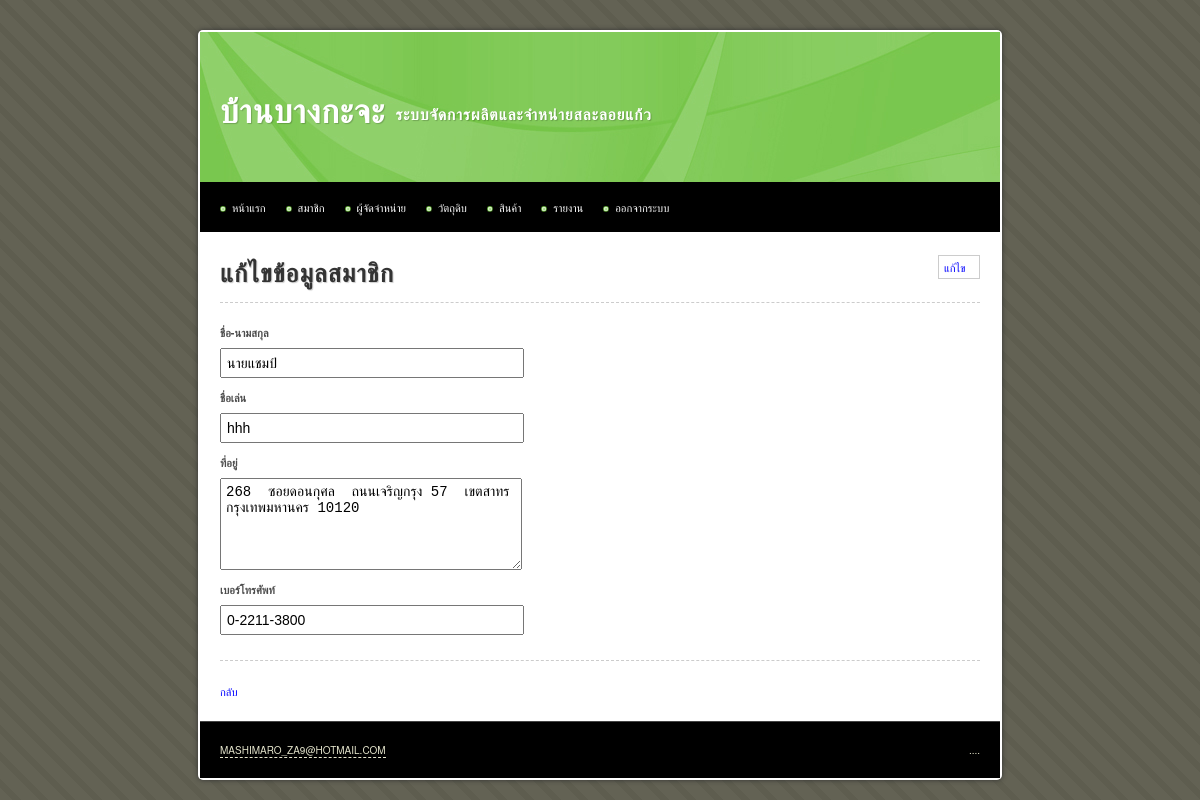
Page /main/member_read.php?id=1 on the earlier database version.
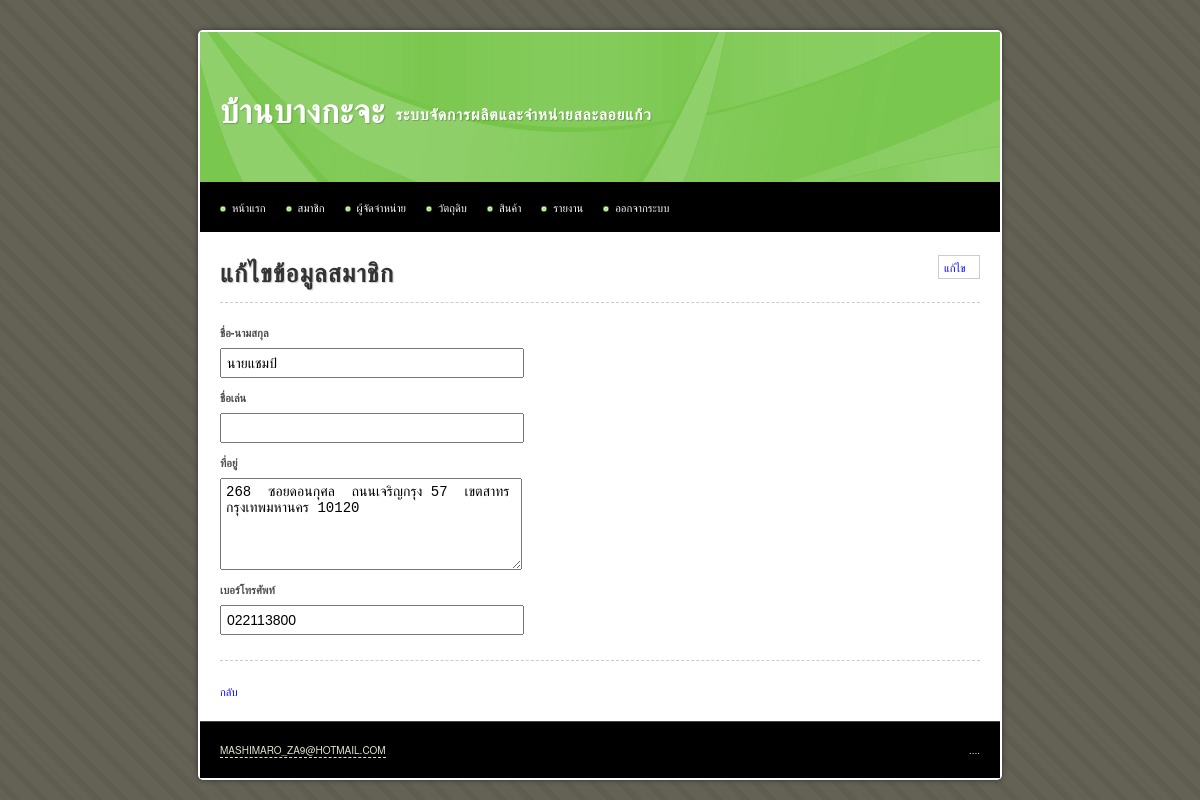
Same page on the later database version.
### tables this page shows
CREATE TABLE IF NOT EXISTS `member` (
  `id` int(10) unsigned NOT NULL AUTO_INCREMENT,
  `name` varchar(255) NOT NULL,
  `nickname` varchar(255) NOT NULL,
  `address` text,
  `tel` varchar(255) DEFAULT NULL,
  `image` varchar(255) DEFAULT NULL,
  `date_create` datetime DEFAULT NULL,
  `date_update` timestamp NOT NULL DEFAULT CURRENT_TIMESTAMP ON UPDATE CURRENT_TIMESTAMP,
  PRIMARY KEY (`id`)
);

### main/member_read.php (the view, shortened to what this page needs)
<?php
$sql	= 'SELECT * FROM member WHERE id = '.$_GET['id'];
$query	= mysql_query($sql) or die(mysql_error());
$data	= mysql_fetch_assoc($query);
?>
<!DOCTYPE html PUBLIC "-//W3C//DTD XHTML 1.0 Transitional//EN" "http://www.w3.org/TR/xhtml1/DTD/xhtml1-transitional.dtd">
<html xmlns="http://www.w3.org/1999/xhtml">
<head>
<?php include("inc.css.php"); ?>
</head>
<body>
<div id="container">
	<?php include("inc.header.php"); ?>
	<div id="content">
		<a class="button float_r" href="member_update.php?id=<?php echo $_GET['id'] ?>">แก้ไข</a>
		<h1>แก้ไขข้อมูลสมาชิก</h1>
		<hr>
		<form method="post" enctype="multipart/form-data">
			<label for="name">ชื่อ-นามสกุล</label>
			<input name="name" type="text" id="name" value="<?php echo $data['name'] ?>" readonly="readonly" />
			<label for="nickname">ชื่อเล่น</label>
			<input name="nickname" type="text" id="nickname" value="<?php echo $data['nickname'] ?>" readonly="readonly" />
			<label for="address">ที่อยู่</label>
			<textarea name="address" rows="5" readonly="readonly" id="address"><?php echo $data['address'] ?></textarea>
			<label for="tel">เบอร์โทรศัพท์</label>
			<input name="tel" type="text" id="tel" value="<?php echo $data['tel'] ?>" readonly="readonly" />
		</form>
		<hr style="margin-top:25px" />
		<a href="member.php">กลับ</a> </div>
	<?php include("inc.footer.php"); ?>
</div>
</body>
</html>

Differences in the rows shown:
changed member "นายแชมป์": tel "0-2211-3800" → "022113800"; nickname "hhh" → (not shown)
